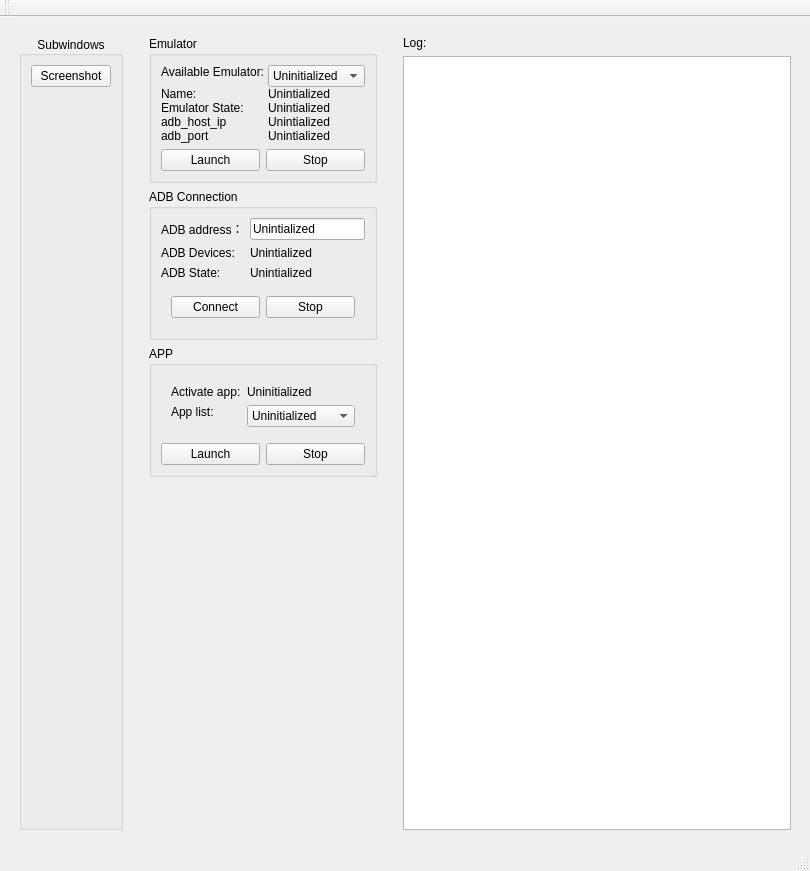
<?xml version="1.0" encoding="UTF-8"?>
<ui version="4.0">
 <class>UIMain</class>
 <widget class="QMainWindow" name="UIMain">
  <property name="geometry">
   <rect>
    <x>0</x>
    <y>0</y>
    <width>810</width>
    <height>871</height>
   </rect>
  </property>
  <property name="windowTitle">
   <string>Epic7 Automation</string>
  </property>
  <property name="layoutDirection">
   <enum>Qt::LeftToRight</enum>
  </property>
  <widget class="QWidget" name="centralwidget">
   <layout class="QGridLayout" name="gridLayout_2">
    <item row="0" column="3">
     <layout class="QVBoxLayout" name="log_layout">
      <property name="leftMargin">
       <number>10</number>
      </property>
      <property name="topMargin">
       <number>10</number>
      </property>
      <property name="rightMargin">
       <number>10</number>
      </property>
      <property name="bottomMargin">
       <number>10</number>
      </property>
      <item>
       <widget class="QLabel" name="log_label">
        <property name="sizePolicy">
         <sizepolicy hsizetype="Expanding" vsizetype="Preferred">
          <horstretch>0</horstretch>
          <verstretch>0</verstretch>
         </sizepolicy>
        </property>
        <property name="text">
         <string>Log:</string>
        </property>
       </widget>
      </item>
      <item>
       <widget class="QTextBrowser" name="log_textBrowser">
        <property name="cursor" stdset="0">
         <cursorShape>IBeamCursor</cursorShape>
        </property>
        <property name="autoFormatting">
         <set>QTextEdit::AutoAll</set>
        </property>
        <property name="html">
         <string>&lt;!DOCTYPE HTML PUBLIC &quot;-//W3C//DTD HTML 4.0//EN&quot; &quot;http://www.w3.org/TR/REC-html40/strict.dtd&quot;&gt;
&lt;html&gt;&lt;head&gt;&lt;meta name=&quot;qrichtext&quot; content=&quot;1&quot; /&gt;&lt;meta charset=&quot;utf-8&quot; /&gt;&lt;style type=&quot;text/css&quot;&gt;
p, li { white-space: pre-wrap; }
hr { height: 1px; border-width: 0; }
li.unchecked::marker { content: &quot;\2610&quot;; }
li.checked::marker { content: &quot;\2612&quot;; }
&lt;/style&gt;&lt;/head&gt;&lt;body style=&quot; font-family:'Microsoft YaHei UI'; font-size:9pt; font-weight:400; font-style:normal;&quot;&gt;
&lt;p style=&quot;-qt-paragraph-type:empty; margin-top:0px; margin-bottom:0px; margin-left:0px; margin-right:0px; -qt-block-indent:0; text-indent:0px;&quot;&gt;&lt;br /&gt;&lt;/p&gt;&lt;/body&gt;&lt;/html&gt;</string>
        </property>
       </widget>
      </item>
     </layout>
    </item>
    <item row="0" column="1">
     <layout class="QVBoxLayout" name="coloum1_layout">
      <property name="leftMargin">
       <number>10</number>
      </property>
      <property name="topMargin">
       <number>10</number>
      </property>
      <property name="rightMargin">
       <number>10</number>
      </property>
      <property name="bottomMargin">
       <number>10</number>
      </property>
      <item>
       <widget class="QGroupBox" name="emulator_groupBox">
        <property name="sizePolicy">
         <sizepolicy hsizetype="Preferred" vsizetype="Preferred">
          <horstretch>0</horstretch>
          <verstretch>0</verstretch>
         </sizepolicy>
        </property>
        <property name="title">
         <string>Emulator</string>
        </property>
        <property name="flat">
         <bool>false</bool>
        </property>
        <property name="checkable">
         <bool>false</bool>
        </property>
        <layout class="QGridLayout" name="gridLayout_3">
         <property name="leftMargin">
          <number>9</number>
         </property>
         <item row="1" column="0">
          <layout class="QHBoxLayout" name="emulator_control_layout">
           <item>
            <widget class="QPushButton" name="emulator_launch_button">
             <property name="sizePolicy">
              <sizepolicy hsizetype="Preferred" vsizetype="Maximum">
               <horstretch>0</horstretch>
               <verstretch>0</verstretch>
              </sizepolicy>
             </property>
             <property name="cursor">
              <cursorShape>PointingHandCursor</cursorShape>
             </property>
             <property name="text">
              <string>Launch</string>
             </property>
             <property name="default">
              <bool>false</bool>
             </property>
             <property name="flat">
              <bool>false</bool>
             </property>
            </widget>
           </item>
           <item>
            <widget class="QPushButton" name="emulator_stop_button">
             <property name="sizePolicy">
              <sizepolicy hsizetype="Preferred" vsizetype="Maximum">
               <horstretch>0</horstretch>
               <verstretch>0</verstretch>
              </sizepolicy>
             </property>
             <property name="cursor">
              <cursorShape>PointingHandCursor</cursorShape>
             </property>
             <property name="text">
              <string>Stop</string>
             </property>
            </widget>
           </item>
          </layout>
         </item>
         <item row="0" column="0">
          <layout class="QFormLayout" name="emulator_index_layout">
           <property name="sizeConstraint">
            <enum>QLayout::SetDefaultConstraint</enum>
           </property>
           <property name="formAlignment">
            <set>Qt::AlignLeading|Qt::AlignLeft|Qt::AlignVCenter</set>
           </property>
           <property name="horizontalSpacing">
            <number>0</number>
           </property>
           <property name="verticalSpacing">
            <number>0</number>
           </property>
           <item row="0" column="0">
            <widget class="QLabel" name="emulator_index_description">
             <property name="sizePolicy">
              <sizepolicy hsizetype="Maximum" vsizetype="Maximum">
               <horstretch>0</horstretch>
               <verstretch>0</verstretch>
              </sizepolicy>
             </property>
             <property name="text">
              <string>Available Emulator: </string>
             </property>
            </widget>
           </item>
           <item row="0" column="1">
            <widget class="QComboBox" name="emulator_index_comboBox">
             <item>
              <property name="text">
               <string>Uninitialized</string>
              </property>
             </item>
            </widget>
           </item>
           <item row="1" column="0">
            <widget class="QLabel" name="emulator_name_description">
             <property name="sizePolicy">
              <sizepolicy hsizetype="Maximum" vsizetype="Maximum">
               <horstretch>0</horstretch>
               <verstretch>0</verstretch>
              </sizepolicy>
             </property>
             <property name="text">
              <string>Name: </string>
             </property>
            </widget>
           </item>
           <item row="1" column="1">
            <widget class="QLabel" name="emulator_name_label">
             <property name="sizePolicy">
              <sizepolicy hsizetype="Minimum" vsizetype="Maximum">
               <horstretch>0</horstretch>
               <verstretch>0</verstretch>
              </sizepolicy>
             </property>
             <property name="text">
              <string>Unintialized</string>
             </property>
            </widget>
           </item>
           <item row="2" column="0">
            <widget class="QLabel" name="emulator_state_description">
             <property name="sizePolicy">
              <sizepolicy hsizetype="Maximum" vsizetype="Maximum">
               <horstretch>0</horstretch>
               <verstretch>0</verstretch>
              </sizepolicy>
             </property>
             <property name="font">
              <font>
               <pointsize>9</pointsize>
              </font>
             </property>
             <property name="text">
              <string>Emulator State: </string>
             </property>
            </widget>
           </item>
           <item row="2" column="1">
            <widget class="QLabel" name="emulator_state_label">
             <property name="sizePolicy">
              <sizepolicy hsizetype="Fixed" vsizetype="Maximum">
               <horstretch>0</horstretch>
               <verstretch>0</verstretch>
              </sizepolicy>
             </property>
             <property name="minimumSize">
              <size>
               <width>80</width>
               <height>0</height>
              </size>
             </property>
             <property name="maximumSize">
              <size>
               <width>80</width>
               <height>16777215</height>
              </size>
             </property>
             <property name="toolTip">
              <string/>
             </property>
             <property name="statusTip">
              <string>The emulator's android system state.</string>
             </property>
             <property name="text">
              <string>Unintialized</string>
             </property>
            </widget>
           </item>
           <item row="3" column="0">
            <widget class="QLabel" name="adb_ip_description">
             <property name="text">
              <string>adb_host_ip</string>
             </property>
            </widget>
           </item>
           <item row="3" column="1">
            <widget class="QLabel" name="adb_ip_label">
             <property name="text">
              <string>Unintialized</string>
             </property>
            </widget>
           </item>
           <item row="4" column="0">
            <widget class="QLabel" name="adb_port_descripption">
             <property name="text">
              <string>adb_port</string>
             </property>
            </widget>
           </item>
           <item row="4" column="1">
            <widget class="QLabel" name="adb_port_label">
             <property name="text">
              <string>Unintialized</string>
             </property>
            </widget>
           </item>
          </layout>
         </item>
        </layout>
       </widget>
      </item>
      <item>
       <widget class="QGroupBox" name="adb_groupbox">
        <property name="title">
         <string>ADB Connection</string>
        </property>
        <layout class="QVBoxLayout" name="verticalLayout">
         <item>
          <layout class="QFormLayout" name="adb_info_formLayout">
           <item row="0" column="0">
            <widget class="QLabel" name="adb_address_description">
             <property name="sizePolicy">
              <sizepolicy hsizetype="Fixed" vsizetype="Preferred">
               <horstretch>0</horstretch>
               <verstretch>0</verstretch>
              </sizepolicy>
             </property>
             <property name="text">
              <string>ADB address：</string>
             </property>
            </widget>
           </item>
           <item row="0" column="1">
            <widget class="QLineEdit" name="adb_address_lineEdit">
             <property name="sizePolicy">
              <sizepolicy hsizetype="Minimum" vsizetype="Fixed">
               <horstretch>0</horstretch>
               <verstretch>0</verstretch>
              </sizepolicy>
             </property>
             <property name="text">
              <string>Unintialized</string>
             </property>
             <property name="readOnly">
              <bool>true</bool>
             </property>
            </widget>
           </item>
           <item row="1" column="0">
            <widget class="QLabel" name="adb_devices_description">
             <property name="sizePolicy">
              <sizepolicy hsizetype="Fixed" vsizetype="Preferred">
               <horstretch>0</horstretch>
               <verstretch>0</verstretch>
              </sizepolicy>
             </property>
             <property name="text">
              <string>ADB Devices:</string>
             </property>
            </widget>
           </item>
           <item row="1" column="1">
            <widget class="QLabel" name="adb_device_label">
             <property name="text">
              <string>Unintialized</string>
             </property>
            </widget>
           </item>
           <item row="2" column="0">
            <widget class="QLabel" name="adb_statue_description">
             <property name="text">
              <string>ADB State:</string>
             </property>
            </widget>
           </item>
           <item row="2" column="1">
            <widget class="QLabel" name="adb_state_label">
             <property name="text">
              <string>Unintialized</string>
             </property>
            </widget>
           </item>
          </layout>
         </item>
         <item>
          <layout class="QHBoxLayout" name="adb_control_layout">
           <property name="leftMargin">
            <number>10</number>
           </property>
           <property name="topMargin">
            <number>10</number>
           </property>
           <property name="rightMargin">
            <number>10</number>
           </property>
           <property name="bottomMargin">
            <number>10</number>
           </property>
           <item>
            <widget class="QPushButton" name="adb_connect_button">
             <property name="text">
              <string>Connect</string>
             </property>
            </widget>
           </item>
           <item>
            <widget class="QPushButton" name="adb_stop_button">
             <property name="text">
              <string>Stop</string>
             </property>
            </widget>
           </item>
          </layout>
         </item>
        </layout>
       </widget>
      </item>
      <item>
       <widget class="QGroupBox" name="app_groupBox">
        <property name="sizePolicy">
         <sizepolicy hsizetype="Preferred" vsizetype="Preferred">
          <horstretch>0</horstretch>
          <verstretch>0</verstretch>
         </sizepolicy>
        </property>
        <property name="title">
         <string>APP</string>
        </property>
        <layout class="QVBoxLayout" name="verticalLayout_3">
         <item>
          <layout class="QFormLayout" name="app_info_layout">
           <property name="leftMargin">
            <number>10</number>
           </property>
           <property name="topMargin">
            <number>10</number>
           </property>
           <property name="rightMargin">
            <number>10</number>
           </property>
           <property name="bottomMargin">
            <number>10</number>
           </property>
           <item row="0" column="0">
            <widget class="QLabel" name="activate_app_description">
             <property name="sizePolicy">
              <sizepolicy hsizetype="Maximum" vsizetype="Maximum">
               <horstretch>0</horstretch>
               <verstretch>0</verstretch>
              </sizepolicy>
             </property>
             <property name="text">
              <string>Activate app:</string>
             </property>
            </widget>
           </item>
           <item row="0" column="1">
            <widget class="QLabel" name="activate_app_label">
             <property name="sizePolicy">
              <sizepolicy hsizetype="Preferred" vsizetype="Maximum">
               <horstretch>0</horstretch>
               <verstretch>0</verstretch>
              </sizepolicy>
             </property>
             <property name="text">
              <string>Uninitialized</string>
             </property>
            </widget>
           </item>
           <item row="1" column="0">
            <widget class="QLabel" name="applist_description">
             <property name="sizePolicy">
              <sizepolicy hsizetype="Maximum" vsizetype="Maximum">
               <horstretch>0</horstretch>
               <verstretch>0</verstretch>
              </sizepolicy>
             </property>
             <property name="text">
              <string>App list:</string>
             </property>
            </widget>
           </item>
           <item row="1" column="1">
            <widget class="QComboBox" name="applist_combobox">
             <property name="sizePolicy">
              <sizepolicy hsizetype="Preferred" vsizetype="Maximum">
               <horstretch>0</horstretch>
               <verstretch>0</verstretch>
              </sizepolicy>
             </property>
             <item>
              <property name="text">
               <string>Uninitialized</string>
              </property>
             </item>
            </widget>
           </item>
          </layout>
         </item>
         <item>
          <layout class="QHBoxLayout" name="app_control_layout">
           <item>
            <widget class="QPushButton" name="app_launch_button">
             <property name="text">
              <string>Launch</string>
             </property>
            </widget>
           </item>
           <item>
            <widget class="QPushButton" name="app_stop_button">
             <property name="sizePolicy">
              <sizepolicy hsizetype="Preferred" vsizetype="Maximum">
               <horstretch>0</horstretch>
               <verstretch>0</verstretch>
              </sizepolicy>
             </property>
             <property name="text">
              <string>Stop</string>
             </property>
            </widget>
           </item>
          </layout>
         </item>
        </layout>
       </widget>
      </item>
      <item>
       <spacer name="verticalSpacer">
        <property name="orientation">
         <enum>Qt::Vertical</enum>
        </property>
        <property name="sizeType">
         <enum>QSizePolicy::Expanding</enum>
        </property>
        <property name="sizeHint" stdset="0">
         <size>
          <width>20</width>
          <height>40</height>
         </size>
        </property>
       </spacer>
      </item>
     </layout>
    </item>
    <item row="0" column="0">
     <layout class="QVBoxLayout" name="sub_windows_layout">
      <property name="leftMargin">
       <number>10</number>
      </property>
      <property name="topMargin">
       <number>10</number>
      </property>
      <property name="rightMargin">
       <number>10</number>
      </property>
      <property name="bottomMargin">
       <number>10</number>
      </property>
      <item alignment="Qt::AlignHCenter">
       <widget class="QGroupBox" name="sub_windows_groupbox">
        <property name="enabled">
         <bool>true</bool>
        </property>
        <property name="sizePolicy">
         <sizepolicy hsizetype="Preferred" vsizetype="Preferred">
          <horstretch>0</horstretch>
          <verstretch>0</verstretch>
         </sizepolicy>
        </property>
        <property name="title">
         <string>Subwindows</string>
        </property>
        <property name="alignment">
         <set>Qt::AlignCenter</set>
        </property>
        <layout class="QVBoxLayout" name="verticalLayout_2">
         <item>
          <widget class="QPushButton" name="screenshot_window_button">
           <property name="enabled">
            <bool>true</bool>
           </property>
           <property name="sizePolicy">
            <sizepolicy hsizetype="Preferred" vsizetype="Maximum">
             <horstretch>0</horstretch>
             <verstretch>0</verstretch>
            </sizepolicy>
           </property>
           <property name="text">
            <string>Screenshot</string>
           </property>
          </widget>
         </item>
         <item>
          <spacer name="verticalSpacer_2">
           <property name="orientation">
            <enum>Qt::Vertical</enum>
           </property>
           <property name="sizeHint" stdset="0">
            <size>
             <width>20</width>
             <height>40</height>
            </size>
           </property>
          </spacer>
         </item>
        </layout>
       </widget>
      </item>
     </layout>
    </item>
   </layout>
  </widget>
  <widget class="QStatusBar" name="statusbar"/>
  <widget class="QToolBar" name="toolBar">
   <property name="windowTitle">
    <string>toolBar</string>
   </property>
   <property name="iconSize">
    <size>
     <width>16</width>
     <height>16</height>
    </size>
   </property>
   <attribute name="toolBarArea">
    <enum>TopToolBarArea</enum>
   </attribute>
   <attribute name="toolBarBreak">
    <bool>false</bool>
   </attribute>
  </widget>
  <widget class="QMenuBar" name="menuBar">
   <property name="geometry">
    <rect>
     <x>0</x>
     <y>0</y>
     <width>810</width>
     <height>22</height>
    </rect>
   </property>
  </widget>
 </widget>
 <resources/>
 <connections/>
</ui>
